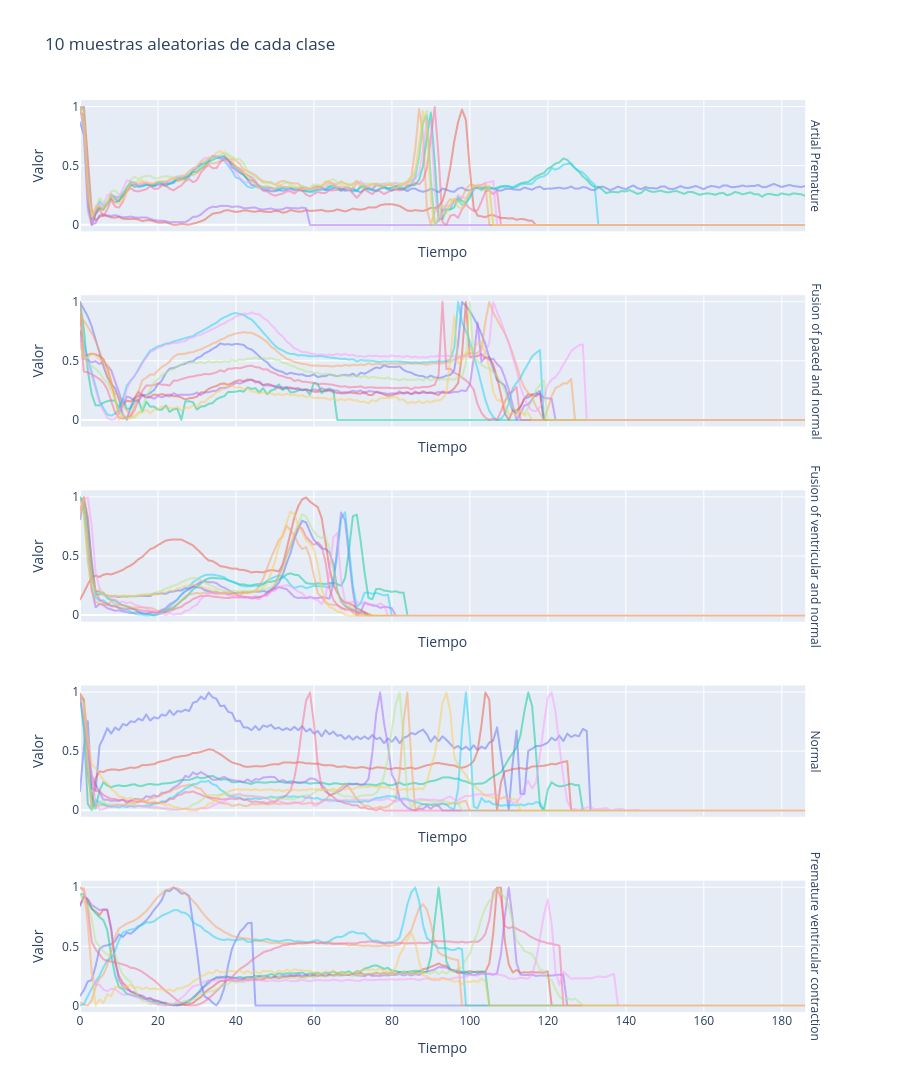

Notebook cell for this chart:
### Markdown cell above
## ECG por clase

### Code cell
# Seleccionar columnas de tiempo
value_columns = [col for col in train_data.columns if col not in ['class', 'label']]

num_samples = 10
dfs = []
for class_name in train_data['label'].unique():
    samples = train_data[train_data['label'] == class_name].sample(n=num_samples, random_state=42)
    samples = samples[value_columns].reset_index(drop=True)
    samples['Muestra'] = samples.index  # id de muestra correcto por fila
    df_long = samples.melt(id_vars='Muestra', var_name='Tiempo', value_name='Valor')
    df_long['Clase'] = class_name
    dfs.append(df_long)

plot_df = pd.concat(dfs, ignore_index=True)

# Asegurar tiempo numérico y ordenado
try:
    plot_df['Tiempo'] = plot_df['Tiempo'].astype(float)
except Exception:
    pass
plot_df = plot_df.sort_values(['Clase', 'Muestra', 'Tiempo'])

fig = px.line(
    plot_df,
    x='Tiempo',
    y='Valor',
    color='Muestra',
    facet_row='Clase',
    facet_row_spacing=0.07,
    line_group='Muestra',
    height=300 * len(train_data['label'].unique()),
    title="10 muestras aleatorias de cada clase",
)

fig.update_traces(opacity=0.5, showlegend=False)
fig.update_yaxes(title_text='Valor')
fig.update_xaxes(title_text='Tiempo', matches='x')
fig.update_layout(showlegend=False)
fig.for_each_annotation(lambda a: a.update(text=a.text.split("=")[-1]))
fig.show()

### Figure 1 — Plotly figure (JSON) as saved in the notebook; plotly's stock layout.template omitted (floating-point values rounded to 4 significant figures; data arrays with more than 128 entries replaced by an {"elided": "..."} marker saying what was removed)
{"data": [{"hovertemplate": "Muestra=0<br>Clase=Artial Premature<br>Tiempo=%{x}<br>Valor=%{y}<extra></extra>", "legendgroup": "0", "line": {"color": "#636efa", "dash": "solid"}, "marker": {"symbol": "circle"}, "mode": "lines", "name": "0", "opacity": 0.5, "showlegend": false, "type": "scattergl", "x": {"elided": "187 float values"}, "xaxis": "x5", "y": {"elided": "187 float values"}, "yaxis": "y5"}, {"hovertemplate": "Muestra=0<br>Clase=Fusion of paced and normal<br>Tiempo=%{x}<br>Valor=%{y}<extra></extra>", "legendgroup": "0", "line": {"color": "#636efa", "dash": "solid"}, "marker": {"symbol": "circle"}, "mode": "lines", "name": "0", "opacity": 0.5, "showlegend": false, "type": "scattergl", "x": {"elided": "187 float values"}, "xaxis": "x4", "y": {"elided": "187 float values"}, "yaxis": "y4"}, {"hovertemplate": "Muestra=0<br>Clase=Fusion of ventricular and normal<br>Tiempo=%{x}<br>Valor=%{y}<extra></extra>", "legendgroup": "0", "line": {"color": "#636efa", "dash": "solid"}, "marker": {"symbol": "circle"}, "mode": "lines", "name": "0", "opacity": 0.5, "showlegend": false, "type": "scattergl", "x": {"elided": "187 float values"}, "xaxis": "x3", "y": {"elided": "187 float values"}, "yaxis": "y3"}, {"hovertemplate": "Muestra=0<br>Clase=Normal<br>Tiempo=%{x}<br>Valor=%{y}<extra></extra>", "legendgroup": "0", "line": {"color": "#636efa", "dash": "solid"}, "marker": {"symbol": "circle"}, "mode": "lines", "name": "0", "opacity": 0.5, "showlegend": false, "type": "scattergl", "x": {"elided": "187 float values"}, "xaxis": "x2", "y": {"elided": "187 float values"}, "yaxis": "y2"}, {"hovertemplate": "Muestra=0<br>Clase=Premature ventricular contraction<br>Tiempo=%{x}<br>Valor=%{y}<extra></extra>", "legendgroup": "0", "line": {"color": "#636efa", "dash": "solid"}, "marker": {"symbol": "circle"}, "mode": "lines", "name": "0", "opacity": 0.5, "showlegend": false, "type": "scattergl", "x": {"elided": "187 float values"}, "xaxis": "x", "y": {"elided": "187 float values"}, "yaxis": "y"}, {"hovertemplate": "Muestra=1<br>Clase=Artial Premature<br>Tiempo=%{x}<br>Valor=%{y}<extra></extra>", "legendgroup": "1", "line": {"color": "#EF553B", "dash": "solid"}, "marker": {"symbol": "circle"}, "mode": "lines", "name": "1", "opacity": 0.5, "showlegend": false, "type": "scattergl", "x": {"elided": "187 float values"}, "xaxis": "x5", "y": {"elided": "187 float values"}, "yaxis": "y5"}, {"hovertemplate": "Muestra=1<br>Clase=Fusion of paced and normal<br>Tiempo=%{x}<br>Valor=%{y}<extra></extra>", "legendgroup": "1", "line": {"color": "#EF553B", "dash": "solid"}, "marker": {"symbol": "circle"}, "mode": "lines", "name": "1", "opacity": 0.5, "showlegend": false, "type": "scattergl", "x": {"elided": "187 float values"}, "xaxis": "x4", "y": {"elided": "187 float values"}, "yaxis": "y4"}, {"hovertemplate": "Muestra=1<br>Clase=Fusion of ventricular and normal<br>Tiempo=%{x}<br>Valor=%{y}<extra></extra>", "legendgroup": "1", "line": {"color": "#EF553B", "dash": "solid"}, "marker": {"symbol": "circle"}, "mode": "lines", "name": "1", "opacity": 0.5, "showlegend": false, "type": "scattergl", "x": {"elided": "187 float values"}, "xaxis": "x3", "y": {"elided": "187 float values"}, "yaxis": "y3"}, {"hovertemplate": "Muestra=1<br>Clase=Normal<br>Tiempo=%{x}<br>Valor=%{y}<extra></extra>", "legendgroup": "1", "line": {"color": "#EF553B", "dash": "solid"}, "marker": {"symbol": "circle"}, "mode": "lines", "name": "1", "opacity": 0.5, "showlegend": false, "type": "scattergl", "x": {"elided": "187 float values"}, "xaxis": "x2", "y": {"elided": "187 float values"}, "yaxis": "y2"}, {"hovertemplate": "Muestra=1<br>Clase=Premature ventricular contraction<br>Tiempo=%{x}<br>Valor=%{y}<extra></extra>", "legendgroup": "1", "line": {"color": "#EF553B", "dash": "solid"}, "marker": {"symbol": "circle"}, "mode": "lines", "name": "1", "opacity": 0.5, "showlegend": false, "type": "scattergl", "x": {"elided": "187 float values"}, "xaxis": "x", "y": {"elided": "187 float values"}, "yaxis": "y"}, {"hovertemplate": "Muestra=2<br>Clase=Artial Premature<br>Tiempo=%{x}<br>Valor=%{y}<extra></extra>", "legendgroup": "2", "line": {"color": "#00cc96", "dash": "solid"}, "marker": {"symbol": "circle"}, "mode": "lines", "name": "2", "opacity": 0.5, "showlegend": false, "type": "scattergl", "x": {"elided": "187 float values"}, "xaxis": "x5", "y": {"elided": "187 float values"}, "yaxis": "y5"}, {"hovertemplate": "Muestra=2<br>Clase=Fusion of paced and normal<br>Tiempo=%{x}<br>Valor=%{y}<extra></extra>", "legendgroup": "2", "line": {"color": "#00cc96", "dash": "solid"}, "marker": {"symbol": "circle"}, "mode": "lines", "name": "2", "opacity": 0.5, "showlegend": false, "type": "scattergl", "x": {"elided": "187 float values"}, "xaxis": "x4", "y": {"elided": "187 float values"}, "yaxis": "y4"}, {"hovertemplate": "Muestra=2<br>Clase=Fusion of ventricular and normal<br>Tiempo=%{x}<br>Valor=%{y}<extra></extra>", "legendgroup": "2", "line": {"color": "#00cc96", "dash": "solid"}, "marker": {"symbol": "circle"}, "mode": "lines", "name": "2", "opacity": 0.5, "showlegend": false, "type": "scattergl", "x": {"elided": "187 float values"}, "xaxis": "x3", "y": {"elided": "187 float values"}, "yaxis": "y3"}, {"hovertemplate": "Muestra=2<br>Clase=Normal<br>Tiempo=%{x}<br>Valor=%{y}<extra></extra>", "legendgroup": "2", "line": {"color": "#00cc96", "dash": "solid"}, "marker": {"symbol": "circle"}, "mode": "lines", "name": "2", "opacity": 0.5, "showlegend": false, "type": "scattergl", "x": {"elided": "187 float values"}, "xaxis": "x2", "y": {"elided": "187 float values"}, "yaxis": "y2"}, {"hovertemplate": "Muestra=2<br>Clase=Premature ventricular contraction<br>Tiempo=%{x}<br>Valor=%{y}<extra></extra>", "legendgroup": "2", "line": {"color": "#00cc96", "dash": "solid"}, "marker": {"symbol": "circle"}, "mode": "lines", "name": "2", "opacity": 0.5, "showlegend": false, "type": "scattergl", "x": {"elided": "187 float values"}, "xaxis": "x", "y": {"elided": "187 float values"}, "yaxis": "y"}, {"hovertemplate": "Muestra=3<br>Clase=Artial Premature<br>Tiempo=%{x}<br>Valor=%{y}<extra></extra>", "legendgroup": "3", "line": {"color": "#ab63fa", "dash": "solid"}, "marker": {"symbol": "circle"}, "mode": "lines", "name": "3", "opacity": 0.5, "showlegend": false, "type": "scattergl", "x": {"elided": "187 float values"}, "xaxis": "x5", "y": {"elided": "187 float values"}, "yaxis": "y5"}, {"hovertemplate": "Muestra=3<br>Clase=Fusion of paced and normal<br>Tiempo=%{x}<br>Valor=%{y}<extra></extra>", "legendgroup": "3", "line": {"color": "#ab63fa", "dash": "solid"}, "marker": {"symbol": "circle"}, "mode": "lines", "name": "3", "opacity": 0.5, "showlegend": false, "type": "scattergl", "x": {"elided": "187 float values"}, "xaxis": "x4", "y": {"elided": "187 float values"}, "yaxis": "y4"}, {"hovertemplate": "Muestra=3<br>Clase=Fusion of ventricular and normal<br>Tiempo=%{x}<br>Valor=%{y}<extra></extra>", "legendgroup": "3", "line": {"color": "#ab63fa", "dash": "solid"}, "marker": {"symbol": "circle"}, "mode": "lines", "name": "3", "opacity": 0.5, "showlegend": false, "type": "scattergl", "x": {"elided": "187 float values"}, "xaxis": "x3", "y": {"elided": "187 float values"}, "yaxis": "y3"}, {"hovertemplate": "Muestra=3<br>Clase=Normal<br>Tiempo=%{x}<br>Valor=%{y}<extra></extra>", "legendgroup": "3", "line": {"color": "#ab63fa", "dash": "solid"}, "marker": {"symbol": "circle"}, "mode": "lines", "name": "3", "opacity": 0.5, "showlegend": false, "type": "scattergl", "x": {"elided": "187 float values"}, "xaxis": "x2", "y": {"elided": "187 float values"}, "yaxis": "y2"}, {"hovertemplate": "Muestra=3<br>Clase=Premature ventricular contraction<br>Tiempo=%{x}<br>Valor=%{y}<extra></extra>", "legendgroup": "3", "line": {"color": "#ab63fa", "dash": "solid"}, "marker": {"symbol": "circle"}, "mode": "lines", "name": "3", "opacity": 0.5, "showlegend": false, "type": "scattergl", "x": {"elided": "187 float values"}, "xaxis": "x", "y": {"elided": "187 float values"}, "yaxis": "y"}, {"hovertemplate": "Muestra=4<br>Clase=Artial Premature<br>Tiempo=%{x}<br>Valor=%{y}<extra></extra>", "legendgroup": "4", "line": {"color": "#FFA15A", "dash": "solid"}, "marker": {"symbol": "circle"}, "mode": "lines", "name": "4", "opacity": 0.5, "showlegend": false, "type": "scattergl", "x": {"elided": "187 float values"}, "xaxis": "x5", "y": {"elided": "187 float values"}, "yaxis": "y5"}, {"hovertemplate": "Muestra=4<br>Clase=Fusion of paced and normal<br>Tiempo=%{x}<br>Valor=%{y}<extra></extra>", "legendgroup": "4", "line": {"color": "#FFA15A", "dash": "solid"}, "marker": {"symbol": "circle"}, "mode": "lines", "name": "4", "opacity": 0.5, "showlegend": false, "type": "scattergl", "x": {"elided": "187 float values"}, "xaxis": "x4", "y": {"elided": "187 float values"}, "yaxis": "y4"}, {"hovertemplate": "Muestra=4<br>Clase=Fusion of ventricular and normal<br>Tiempo=%{x}<br>Valor=%{y}<extra></extra>", "legendgroup": "4", "line": {"color": "#FFA15A", "dash": "solid"}, "marker": {"symbol": "circle"}, "mode": "lines", "name": "4", "opacity": 0.5, "showlegend": false, "type": "scattergl", "x": {"elided": "187 float values"}, "xaxis": "x3", "y": {"elided": "187 float values"}, "yaxis": "y3"}, {"hovertemplate": "Muestra=4<br>Clase=Normal<br>Tiempo=%{x}<br>Valor=%{y}<extra></extra>", "legendgroup": "4", "line": {"color": "#FFA15A", "dash": "solid"}, "marker": {"symbol": "circle"}, "mode": "lines", "name": "4", "opacity": 0.5, "showlegend": false, "type": "scattergl", "x": {"elided": "187 float values"}, "xaxis": "x2", "y": {"elided": "187 float values"}, "yaxis": "y2"}, {"hovertemplate": "Muestra=4<br>Clase=Premature ventricular contraction<br>Tiempo=%{x}<br>Valor=%{y}<extra></extra>", "legendgroup": "4", "line": {"color": "#FFA15A", "dash": "solid"}, "marker": {"symbol": "circle"}, "mode": "lines", "name": "4", "opacity": 0.5, "showlegend": false, "type": "scattergl", "x": {"elided": "187 float values"}, "xaxis": "x", "y": {"elided": "187 float values"}, "yaxis": "y"}, {"hovertemplate": "Muestra=5<br>Clase=Artial Premature<br>Tiempo=%{x}<br>Valor=%{y}<extra></extra>", "legendgroup": "5", "line": {"color": "#19d3f3", "dash": "solid"}, "marker": {"symbol": "circle"}, "mode": "lines", "name": "5", "opacity": 0.5, "showlegend": false, "type": "scattergl", "x": {"elided": "187 float values"}, "xaxis": "x5", "y": {"elided": "187 float values"}, "yaxis": "y5"}, {"hovertemplate": "Muestra=5<br>Clase=Fusion of paced and normal<br>Tiempo=%{x}<br>Valor=%{y}<extra></extra>", "legendgroup": "5", "line": {"color": "#19d3f3", "dash": "solid"}, "marker": {"symbol": "circle"}, "mode": "lines", "name": "5", "opacity": 0.5, "showlegend": false, "type": "scattergl", "x": {"elided": "187 float values"}, "xaxis": "x4", "y": {"elided": "187 float values"}, "yaxis": "y4"}, {"hovertemplate": "Muestra=5<br>Clase=Fusion of ventricular and normal<br>Tiempo=%{x}<br>Valor=%{y}<extra></extra>", "legendgroup": "5", "line": {"color": "#19d3f3", "dash": "solid"}, "marker": {"symbol": "circle"}, "mode": "lines", "name": "5", "opacity": 0.5, "showlegend": false, "type": "scattergl", "x": {"elided": "187 float values"}, "xaxis": "x3", "y": {"elided": "187 float values"}, "yaxis": "y3"}, {"hovertemplate": "Muestra=5<br>Clase=Normal<br>Tiempo=%{x}<br>Valor=%{y}<extra></extra>", "legendgroup": "5", "line": {"color": "#19d3f3", "dash": "solid"}, "marker": {"symbol": "circle"}, "mode": "lines", "name": "5", "opacity": 0.5, "showlegend": false, "type": "scattergl", "x": {"elided": "187 float values"}, "xaxis": "x2", "y": {"elided": "187 float values"}, "yaxis": "y2"}, {"hovertemplate": "Muestra=5<br>Clase=Premature ventricular contraction<br>Tiempo=%{x}<br>Valor=%{y}<extra></extra>", "legendgroup": "5", "line": {"color": "#19d3f3", "dash": "solid"}, "marker": {"symbol": "circle"}, "mode": "lines", "name": "5", "opacity": 0.5, "showlegend": false, "type": "scattergl", "x": {"elided": "187 float values"}, "xaxis": "x", "y": {"elided": "187 float values"}, "yaxis": "y"}, {"hovertemplate": "Muestra=6<br>Clase=Artial Premature<br>Tiempo=%{x}<br>Valor=%{y}<extra></extra>", "legendgroup": "6", "line": {"color": "#FF6692", "dash": "solid"}, "marker": {"symbol": "circle"}, "mode": "lines", "name": "6", "opacity": 0.5, "showlegend": false, "type": "scattergl", "x": {"elided": "187 float values"}, "xaxis": "x5", "y": {"elided": "187 float values"}, "yaxis": "y5"}, {"hovertemplate": "Muestra=6<br>Clase=Fusion of paced and normal<br>Tiempo=%{x}<br>Valor=%{y}<extra></extra>", "legendgroup": "6", "line": {"color": "#FF6692", "dash": "solid"}, "marker": {"symbol": "circle"}, "mode": "lines", "name": "6", "opacity": 0.5, "showlegend": false, "type": "scattergl", "x": {"elided": "187 float values"}, "xaxis": "x4", "y": {"elided": "187 float values"}, "yaxis": "y4"}, {"hovertemplate": "Muestra=6<br>Clase=Fusion of ventricular and normal<br>Tiempo=%{x}<br>Valor=%{y}<extra></extra>", "legendgroup": "6", "line": {"color": "#FF6692", "dash": "solid"}, "marker": {"symbol": "circle"}, "mode": "lines", "name": "6", "opacity": 0.5, "showlegend": false, "type": "scattergl", "x": {"elided": "187 float values"}, "xaxis": "x3", "y": {"elided": "187 float values"}, "yaxis": "y3"}, {"hovertemplate": "Muestra=6<br>Clase=Normal<br>Tiempo=%{x}<br>Valor=%{y}<extra></extra>", "legendgroup": "6", "line": {"color": "#FF6692", "dash": "solid"}, "marker": {"symbol": "circle"}, "mode": "lines", "name": "6", "opacity": 0.5, "showlegend": false, "type": "scattergl", "x": {"elided": "187 float values"}, "xaxis": "x2", "y": {"elided": "187 float values"}, "yaxis": "y2"}, {"hovertemplate": "Muestra=6<br>Clase=Premature ventricular contraction<br>Tiempo=%{x}<br>Valor=%{y}<extra></extra>", "legendgroup": "6", "line": {"color": "#FF6692", "dash": "solid"}, "marker": {"symbol": "circle"}, "mode": "lines", "name": "6", "opacity": 0.5, "showlegend": false, "type": "scattergl", "x": {"elided": "187 float values"}, "xaxis": "x", "y": {"elided": "187 float values"}, "yaxis": "y"}, {"hovertemplate": "Muestra=7<br>Clase=Artial Premature<br>Tiempo=%{x}<br>Valor=%{y}<extra></extra>", "legendgroup": "7", "line": {"color": "#B6E880", "dash": "solid"}, "marker": {"symbol": "circle"}, "mode": "lines", "name": "7", "opacity": 0.5, "showlegend": false, "type": "scattergl", "x": {"elided": "187 float values"}, "xaxis": "x5", "y": {"elided": "187 float values"}, "yaxis": "y5"}, {"hovertemplate": "Muestra=7<br>Clase=Fusion of paced and normal<br>Tiempo=%{x}<br>Valor=%{y}<extra></extra>", "legendgroup": "7", "line": {"color": "#B6E880", "dash": "solid"}, "marker": {"symbol": "circle"}, "mode": "lines", "name": "7", "opacity": 0.5, "showlegend": false, "type": "scattergl", "x": {"elided": "187 float values"}, "xaxis": "x4", "y": {"elided": "187 float values"}, "yaxis": "y4"}, {"hovertemplate": "Muestra=7<br>Clase=Fusion of ventricular and normal<br>Tiempo=%{x}<br>Valor=%{y}<extra></extra>", "legendgroup": "7", "line": {"color": "#B6E880", "dash": "solid"}, "marker": {"symbol": "circle"}, "mode": "lines", "name": "7", "opacity": 0.5, "showlegend": false, "type": "scattergl", "x": {"elided": "187 float values"}, "xaxis": "x3", "y": {"elided": "187 float values"}, "yaxis": "y3"}, {"hovertemplate": "Muestra=7<br>Clase=Normal<br>Tiempo=%{x}<br>Valor=%{y}<extra></extra>", "legendgroup": "7", "line": {"color": "#B6E880", "dash": "solid"}, "marker": {"symbol": "circle"}, "mode": "lines", "name": "7", "opacity": 0.5, "showlegend": false, "type": "scattergl", "x": {"elided": "187 float values"}, "xaxis": "x2", "y": {"elided": "187 float values"}, "yaxis": "y2"}, {"hovertemplate": "Muestra=7<br>Clase=Premature ventricular contraction<br>Tiempo=%{x}<br>Valor=%{y}<extra></extra>", "legendgroup": "7", "line": {"color": "#B6E880", "dash": "solid"}, "marker": {"symbol": "circle"}, "mode": "lines", "name": "7", "opacity": 0.5, "showlegend": false, "type": "scattergl", "x": {"elided": "187 float values"}, "xaxis": "x", "y": {"elided": "187 float values"}, "yaxis": "y"}, {"hovertemplate": "Muestra=8<br>Clase=Artial Premature<br>Tiempo=%{x}<br>Valor=%{y}<extra></extra>", "legendgroup": "8", "line": {"color": "#FF97FF", "dash": "solid"}, "marker": {"symbol": "circle"}, "mode": "lines", "name": "8", "opacity": 0.5, "showlegend": false, "type": "scattergl", "x": {"elided": "187 float values"}, "xaxis": "x5", "y": {"elided": "187 float values"}, "yaxis": "y5"}, {"hovertemplate": "Muestra=8<br>Clase=Fusion of paced and normal<br>Tiempo=%{x}<br>Valor=%{y}<extra></extra>", "legendgroup": "8", "line": {"color": "#FF97FF", "dash": "solid"}, "marker": {"symbol": "circle"}, "mode": "lines", "name": "8", "opacity": 0.5, "showlegend": false, "type": "scattergl", "x": {"elided": "187 float values"}, "xaxis": "x4", "y": {"elided": "187 float values"}, "yaxis": "y4"}, {"hovertemplate": "Muestra=8<br>Clase=Fusion of ventricular and normal<br>Tiempo=%{x}<br>Valor=%{y}<extra></extra>", "legendgroup": "8", "line": {"color": "#FF97FF", "dash": "solid"}, "marker": {"symbol": "circle"}, "mode": "lines", "name": "8", "opacity": 0.5, "showlegend": false, "type": "scattergl", "x": {"elided": "187 float values"}, "xaxis": "x3", "y": {"elided": "187 float values"}, "yaxis": "y3"}, {"hovertemplate": "Muestra=8<br>Clase=Normal<br>Tiempo=%{x}<br>Valor=%{y}<extra></extra>", "legendgroup": "8", "line": {"color": "#FF97FF", "dash": "solid"}, "marker": {"symbol": "circle"}, "mode": "lines", "name": "8", "opacity": 0.5, "showlegend": false, "type": "scattergl", "x": {"elided": "187 float values"}, "xaxis": "x2", "y": {"elided": "187 float values"}, "yaxis": "y2"}, {"hovertemplate": "Muestra=8<br>Clase=Premature ventricular contraction<br>Tiempo=%{x}<br>Valor=%{y}<extra></extra>", "legendgroup": "8", "line": {"color": "#FF97FF", "dash": "solid"}, "marker": {"symbol": "circle"}, "mode": "lines", "name": "8", "opacity": 0.5, "showlegend": false, "type": "scattergl", "x": {"elided": "187 float values"}, "xaxis": "x", "y": {"elided": "187 float values"}, "yaxis": "y"}, {"hovertemplate": "Muestra=9<br>Clase=Artial Premature<br>Tiempo=%{x}<br>Valor=%{y}<extra></extra>", "legendgroup": "9", "line": {"color": "#FECB52", "dash": "solid"}, "marker": {"symbol": "circle"}, "mode": "lines", "name": "9", "opacity": 0.5, "showlegend": false, "type": "scattergl", "x": {"elided": "187 float values"}, "xaxis": "x5", "y": {"elided": "187 float values"}, "yaxis": "y5"}, {"hovertemplate": "Muestra=9<br>Clase=Fusion of paced and normal<br>Tiempo=%{x}<br>Valor=%{y}<extra></extra>", "legendgroup": "9", "line": {"color": "#FECB52", "dash": "solid"}, "marker": {"symbol": "circle"}, "mode": "lines", "name": "9", "opacity": 0.5, "showlegend": false, "type": "scattergl", "x": {"elided": "187 float values"}, "xaxis": "x4", "y": {"elided": "187 float values"}, "yaxis": "y4"}, {"hovertemplate": "Muestra=9<br>Clase=Fusion of ventricular and normal<br>Tiempo=%{x}<br>Valor=%{y}<extra></extra>", "legendgroup": "9", "line": {"color": "#FECB52", "dash": "solid"}, "marker": {"symbol": "circle"}, "mode": "lines", "name": "9", "opacity": 0.5, "showlegend": false, "type": "scattergl", "x": {"elided": "187 float values"}, "xaxis": "x3", "y": {"elided": "187 float values"}, "yaxis": "y3"}, {"hovertemplate": "Muestra=9<br>Clase=Normal<br>Tiempo=%{x}<br>Valor=%{y}<extra></extra>", "legendgroup": "9", "line": {"color": "#FECB52", "dash": "solid"}, "marker": {"symbol": "circle"}, "mode": "lines", "name": "9", "opacity": 0.5, "showlegend": false, "type": "scattergl", "x": {"elided": "187 float values"}, "xaxis": "x2", "y": {"elided": "187 float values"}, "yaxis": "y2"}, {"hovertemplate": "Muestra=9<br>Clase=Premature ventricular contraction<br>Tiempo=%{x}<br>Valor=%{y}<extra></extra>", "legendgroup": "9", "line": {"color": "#FECB52", "dash": "solid"}, "marker": {"symbol": "circle"}, "mode": "lines", "name": "9", "opacity": 0.5, "showlegend": false, "type": "scattergl", "x": {"elided": "187 float values"}, "xaxis": "x", "y": {"elided": "187 float values"}, "yaxis": "y"}], "layout": {"annotations": [{"font": {}, "showarrow": false, "text": "Premature ventricular contraction", "textangle": 90, "x": 0.98, "xanchor": "left", "xref": "paper", "y": 0.072, "yanchor": "middle", "yref": "paper"}, {"font": {}, "showarrow": false, "text": "Normal", "textangle": 90, "x": 0.98, "xanchor": "left", "xref": "paper", "y": 0.286, "yanchor": "middle", "yref": "paper"}, {"font": {}, "showarrow": false, "text": "Fusion of ventricular and normal", "textangle": 90, "x": 0.98, "xanchor": "left", "xref": "paper", "y": 0.5, "yanchor": "middle", "yref": "paper"}, {"font": {}, "showarrow": false, "text": "Fusion of paced and normal", "textangle": 90, "x": 0.98, "xanchor": "left", "xref": "paper", "y": 0.714, "yanchor": "middle", "yref": "paper"}, {"font": {}, "showarrow": false, "text": "Artial Premature", "textangle": 90, "x": 0.98, "xanchor": "left", "xref": "paper", "y": 0.928, "yanchor": "middle", "yref": "paper"}], "height": 1500, "legend": {"title": {"text": "Muestra"}, "tracegroupgap": 0}, "showlegend": false, "title": {"text": "10 muestras aleatorias de cada clase"}, "xaxis": {"anchor": "y", "domain": [0, 0.98], "matches": "x", "title": {"text": "Tiempo"}}, "xaxis2": {"anchor": "y2", "domain": [0, 0.98], "matches": "x", "showticklabels": false, "title": {"text": "Tiempo"}}, "xaxis3": {"anchor": "y3", "domain": [0, 0.98], "matches": "x", "showticklabels": false, "title": {"text": "Tiempo"}}, "xaxis4": {"anchor": "y4", "domain": [0, 0.98], "matches": "x", "showticklabels": false, "title": {"text": "Tiempo"}}, "xaxis5": {"anchor": "y5", "domain": [0, 0.98], "matches": "x", "showticklabels": false, "title": {"text": "Tiempo"}}, "yaxis": {"anchor": "x", "domain": [0, 0.144], "title": {"text": "Valor"}}, "yaxis2": {"anchor": "x2", "domain": [0.214, 0.358], "matches": "y", "title": {"text": "Valor"}}, "yaxis3": {"anchor": "x3", "domain": [0.428, 0.572], "matches": "y", "title": {"text": "Valor"}}, "yaxis4": {"anchor": "x4", "domain": [0.642, 0.786], "matches": "y", "title": {"text": "Valor"}}, "yaxis5": {"anchor": "x5", "domain": [0.856, 1], "matches": "y", "title": {"text": "Valor"}}}}
